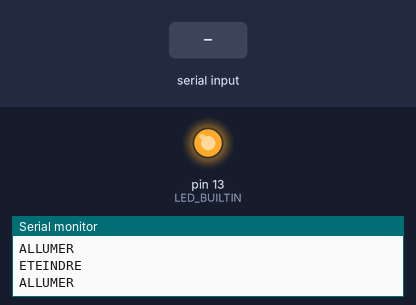
The sketch below on a simulated Arduino Uno, built with avr-gcc and run on an emulated ATmega328P. Shown: output pins drawn as LEDs (lit = HIGH), the last lines printed to the serial monitor. The test bench sets the inputs (shaded band).

Above: at 4.0 s.
4.1 s: "5\n" received over Serial
At 5.8 s:
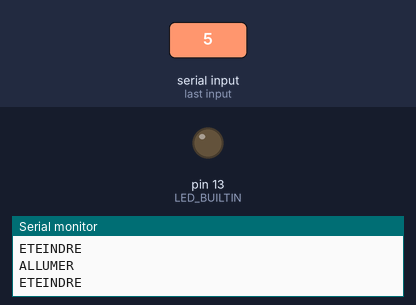
Timing chart, 0 to 13.1 s (numbered marks = the images above; inputs shaded):
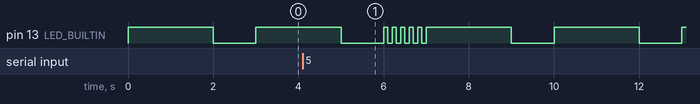

The sketch:

TestArduino.ino
```cpp
// LED_BUILTIN => 6 sur MKR, 13 sur UNO

// the setup function runs once when you press reset or power the board
void setup() {
  // initialize digital pin LED_BUILTIN as an output.
  pinMode(LED_BUILTIN, OUTPUT);

  // initialize serial communication at 9600 bits per second:
  //Serial.begin(9600);
  Serial.begin(115200);
}

const int FastBlinkDelay = 100; // ms

// the loop function runs over and over again forever
void loop() {

  Serial.println("ALLUMER");

  digitalWrite(LED_BUILTIN, HIGH);   // turn the LED on (HIGH is the voltage level)
  delay(2000);              // wait for a second

  Serial.println("ETEINDRE");

  digitalWrite(LED_BUILTIN, LOW);    // turn the LED off by making the voltage LOW
  delay(1000);              // wait for a second

  if (Serial.available() > 0) {


    int number = Serial.parseInt();
    if (Serial.read() == '\n') {

      Serial.print("CLIGNOTER ");
      Serial.print(number);
      Serial.println(" fois...");

      for (int i = 0; i < number; i++) {

        digitalWrite(LED_BUILTIN, HIGH);
        delay(FastBlinkDelay);

        digitalWrite(LED_BUILTIN, LOW);
        delay(FastBlinkDelay);
      }

    }

  }

}
```
